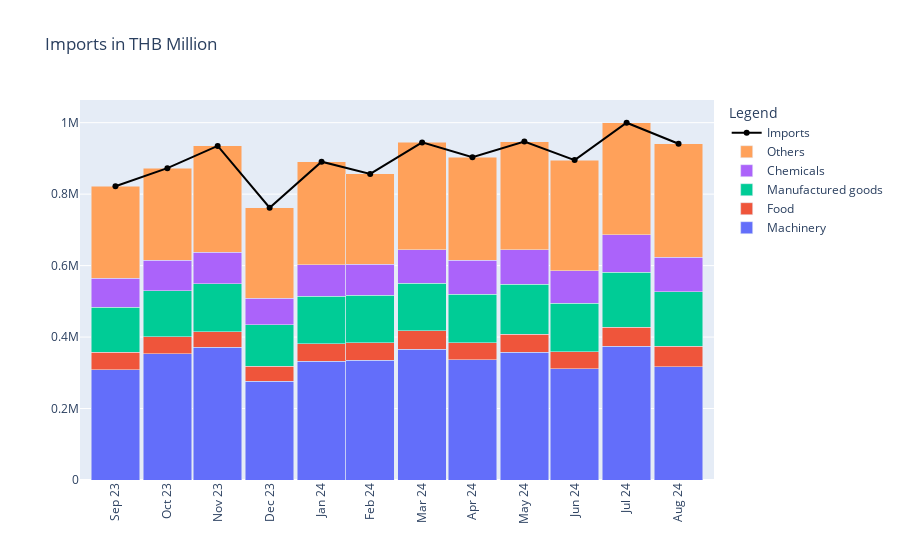

Source (notebook cell):
### Code cell
fig = create_value_chart(
    df=df_im, 
    li_columns=['Machinery', 'Food', 'Manufactured goods', 'Chemicals'], 
    str_agg_column='Imports'
)
fig.update_layout(
    title='Imports in THB Million',
)
fig.show()
